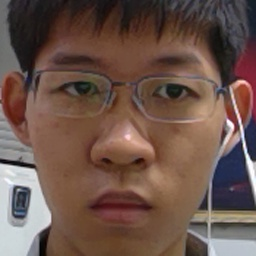
#> input picture FaceLib/zk.JPG, 256 x 256 px, found by its file name
$ python 'FaceDection - phash.py'
#> lines starting #> are read from the running program, lines starting #| are printed output that depends on the picture; after the words box and inside, x2 and y2 are one past the last pixel; in counts of white or black regions, pixels touching at a corner belong together
import numpy as np
import cv2
import math
import os
def hammingDistance(phash1, phash2):
    hamming_distance = 0
    for x,y in zip(phash1,phash2):
        s = str(bin(x^y))
        for i in range(2,len(s)):
            if int(s[i]) is 1:
                hamming_distance += 1
    return hamming_distance

wb = cv2.xphoto.createGrayworldWB()
wb.setSaturationThreshold(0.99)
faceCascade = cv2.CascadeClassifier('D:\\face.xml')
temp = cv2.imread('D:\\FaceLib\\zk.JPG')
#> temp is the input picture: shape (256, 256, 3); mean B, G, R 74.9, 84.4, 108.5
temphash = cv2.img_hash.pHash(temp)[0]
#> temphash = [191, 224, 254, 74, 181, 6, 252, 46]

capture = cv2.VideoCapture(0)
while capture.isOpened():
    ret, frame = capture.read()
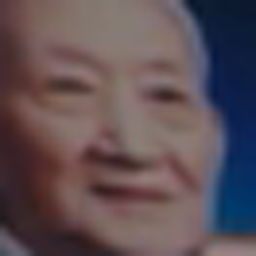
#> input picture FaceLib/YePeiDa.JPG, 256 x 256 px, given in place of the camera
#> frame is the input picture: shape (256, 256, 3); mean B, G, R 85.2, 79.8, 94.9
    frame = wb.balanceWhite(frame)
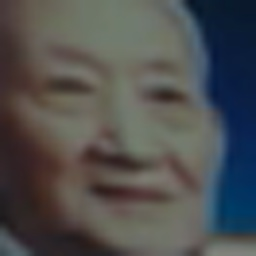
#> frame: shape (256, 256, 3); mean B, G, R 79.7, 79.8, 79.2
    gray = cv2.cvtColor(frame, cv2.COLOR_BGR2GRAY)
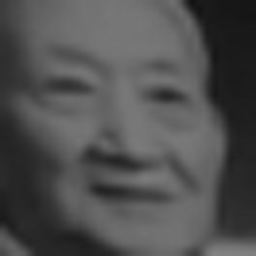
#> gray: shape (256, 256); min 19, max 131, mean 79.6
    gray = cv2.blur(gray, (2,2))
    faces = faceCascade.detectMultiScale(gray, 1.3, 5)
#> faces = [[16, 12, 212, 212]]
    area = 0
    for (x,y,w,h) in faces:
        frame = cv2.rectangle(frame,(x,y),(x+w,y+h),(255,0,0),2)
        face = frame[y:y+h, x:x+w]
        facephash = cv2.img_hash.pHash(face)[0]
        print(facephash)
        print(hammingDistance(facephash,temphash))
#> this loop made 1 pass
#> (x, y, w, h, facephash) on pass 1: (16, 12, 212, 212, [169, 59, 106, 77, 243, 254, 248, 199])
#| [169  59 106  77 243 254 248 199]
#| 29
#> pass 1, `frame = cv2.rectangle(frame,(x,y),(x+w,y+h),(255,0,0),2)`:
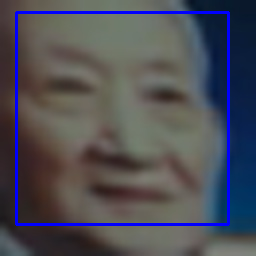
#> frame: shape (256, 256, 3); 3.88% of pixels changed, all inside (x1, y1, x2, y2) = (15, 11, 230, 226)
#> pass 1, `face = frame[y:y+h, x:x+w]`:
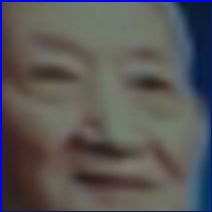
#> face: shape (212, 212, 3); mean B, G, R 89, 86.5, 88.7
    cv2.imshow("Cam", frame)
    cmd = cv2.waitKey(50)
#> (key Esc is pressed here)

capture.release()
cv2.destroyAllWindows()
